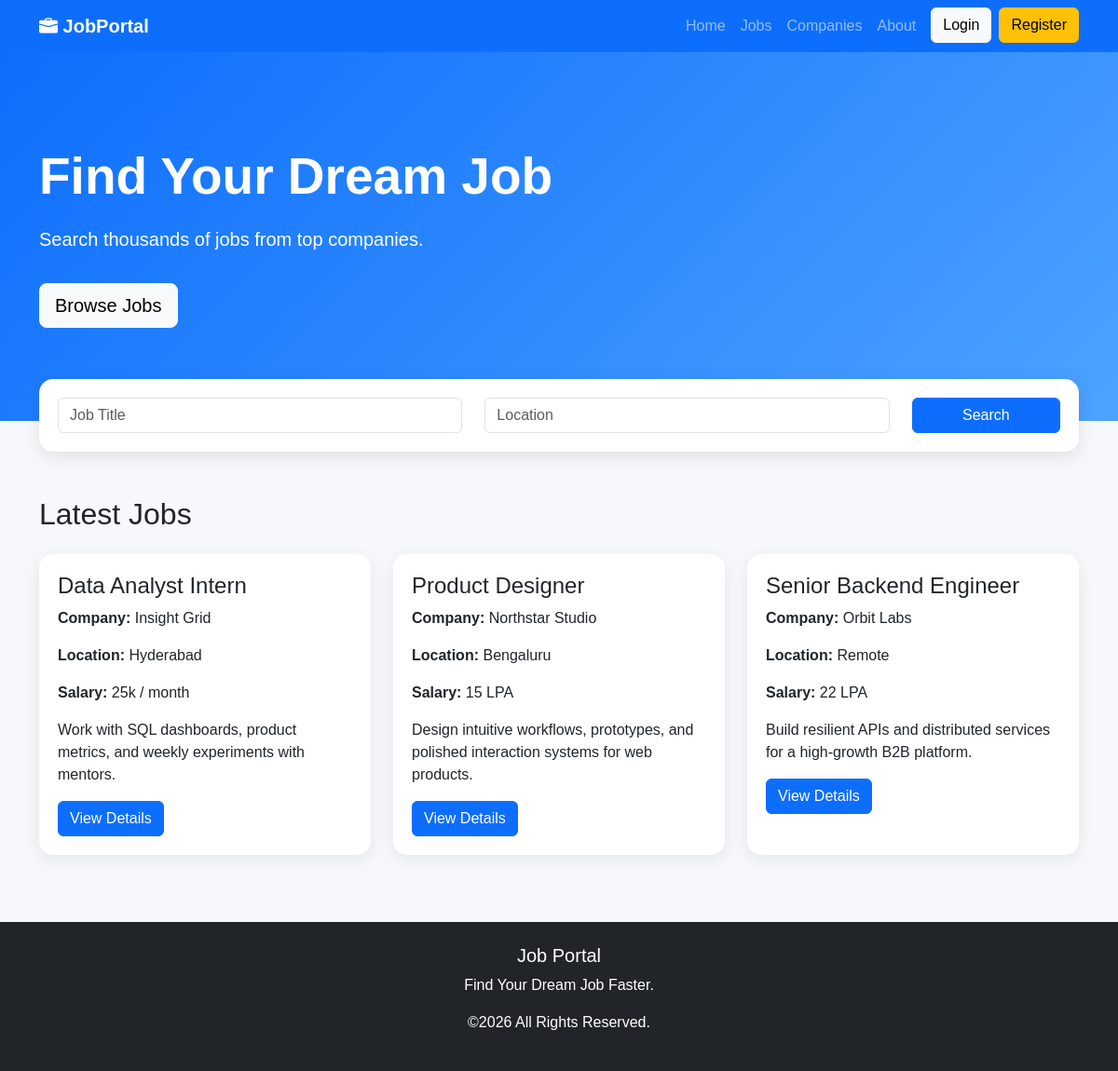
The page / on the database its author committed.
### jobs/models.py (models this page shows, shortened)
class Job(models.Model):
    class EmploymentType(models.TextChoices):
        FULL_TIME = "full_time", "Full Time"
        PART_TIME = "part_time", "Part Time"
        CONTRACT = "contract", "Contract"
        INTERNSHIP = "internship", "Internship"
    title = models.CharField(max_length=200)
    company = models.CharField(max_length=200)
    location = models.CharField(max_length=200)
    salary = models.CharField(max_length=100)
    description = models.TextField()
    employment_type = models.CharField(
        max_length=20,
        choices=EmploymentType.choices,
        default=EmploymentType.FULL_TIME,
    )
    is_active = models.BooleanField(default=True)
    created_at = models.DateTimeField(auto_now_add=True)
    updated_at = models.DateTimeField(default=timezone.now)
    class Meta:
        ordering = ["-created_at"]

### jobs/views.py (the view)
# urls.py: 2. Add a URL to urlpatterns:  path('', views.home, name='home')
def home(request):
    jobs = Job.objects.all()
    return render(request, 'jobs/home.html', {
        'jobs': jobs
    })

### templates/jobs/home.html (shortened to what this page needs)
{% extends 'base.html' %}
{% block content %}
<section class="hero">
<div class="container">
<div class="row">
<div class="col-lg-7">
<h1>Find Your Dream Job</h1>
<p>
Search thousands of jobs from top companies.
</p>
<a href="#jobs"
class="btn btn-light btn-lg mt-3">
Browse Jobs
</a>
</div>
</div>
</div>
</section>
<div class="container">
<div class="search-box">
<div class="row">
<div class="col-md-5">
<input
type="text"
class="form-control"
placeholder="Job Title">
</div>
<div class="col-md-5">
<input
type="text"
class="form-control"
placeholder="Location">
</div>
<div class="col-md-2">
<button class="btn btn-primary w-100">
    Search
</button>
</div>
</div>
</div>
</div>
<div class="container mt-5"
id="jobs">
<h2 class="mb-4">
Latest Jobs
</h2>
<div class="row">
{% for job in jobs %}
<div class="col-md-4 mb-4">
<div class="job-card">
<h4>
{{ job.title }}
</h4>
<p>
<strong>Company:</strong>
{{ job.company }}
</p>
<p>
<strong>Location:</strong>
{{ job.location }}
</p>
<p>
<strong>Salary:</strong>
{{ job.salary }}
</p>
<p>
{{ job.description|truncatechars:120 }}
</p>
<a href="{% url 'job_detail' job.id %}" class="btn btn-primary">
    View Details
</a>
</div>
</div>
{% empty %}
<div class="alert alert-info">
No Jobs Available
</div>
{% endfor %}
</div>
</div>
{% endblock %}

### static/style.css (style rules this page uses)
body { background:#f6f8fc; font-family:Arial,Helvetica,sans-serif; }
.hero { background:linear-gradient(135deg,#0d6efd,#4da3ff); color:white; padding:100px 0; }
.hero h1 { font-size:55px; font-weight:bold; }
.hero p { font-size:20px; margin-top:20px; }
.search-box { background:white; padding:20px; border-radius:15px; box-shadow:0 5px 20px rgba(0,0,0,.1); margin-top:-45px; }
.job-card { background:white; padding:20px; border-radius:15px; box-shadow:0 5px 20px rgba(0,0,0,.08); transition:.3s; height:100%; }

### rows shown on the page
Job: title "Data Analyst Intern", company "Insight Grid", location "Hyderabad", salary "25k / month", description "Work with SQL dashboards, product metrics, and weekly experiments with mentors."
Job: title "Product Designer", company "Northstar Studio", location "Bengaluru", salary "15 LPA", description "Design intuitive workflows, prototypes, and polished interaction systems for web products."
Job: title "Senior Backend Engineer", company "Orbit Labs", location "Remote", salary "22 LPA", description "Build resilient APIs and distributed services for a high-growth B2B platform."
